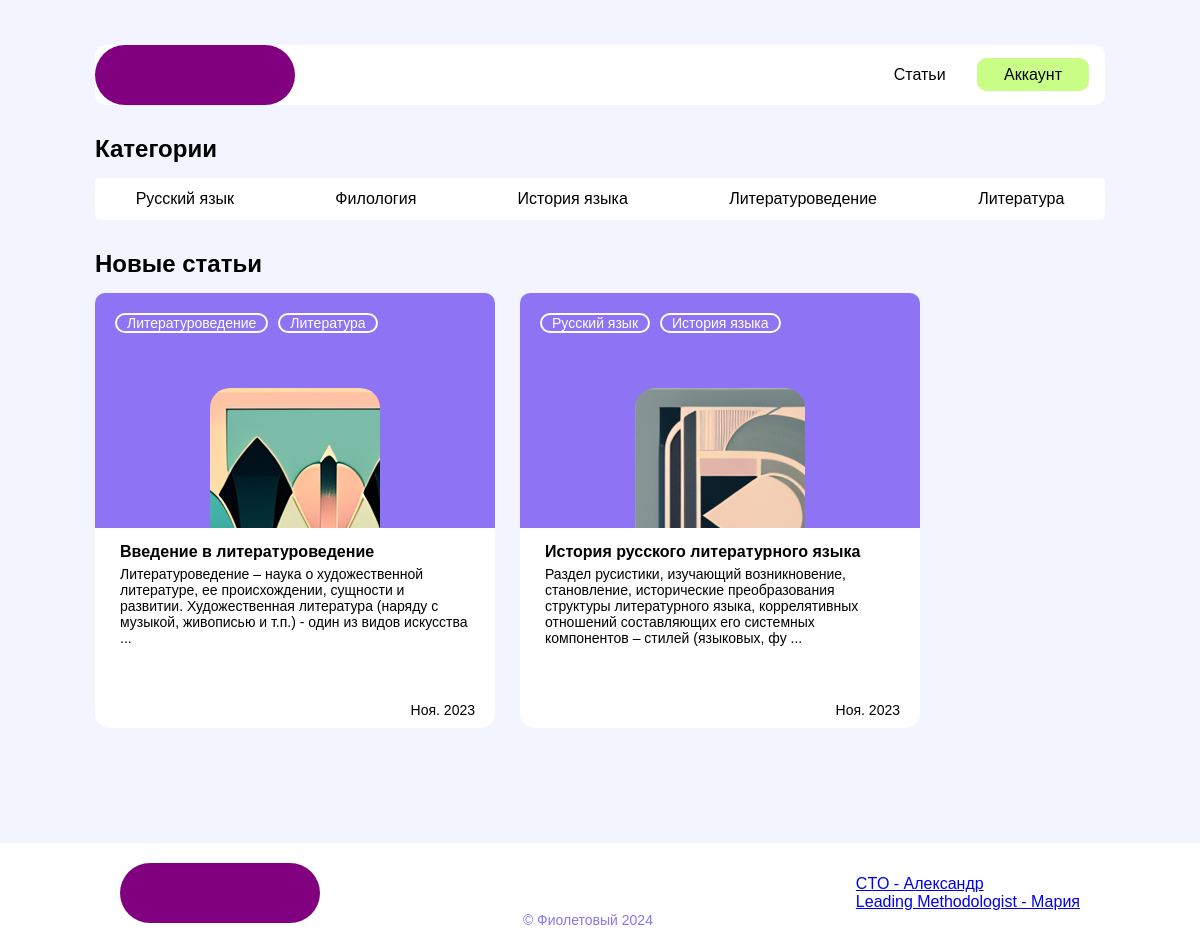
Screenshot of / (signed in) with the database file from the repository.
### apps/popular_element/models.py (models this page shows)
class CategoriesTiles(models.Model):
    title = models.CharField(max_length=40, default="")
    categories = models.ManyToManyField(Category, related_name="tiles")
    enabled = models.BooleanField(default=False)
    class Meta:
        verbose_name = "5.2. Группа 'Плитки с категориями'"
        verbose_name_plural = "5.2. Группы 'Плитки с категориями'"

class PopularArticle(models.Model):
    title = models.CharField(max_length=40, default="")
    articles = models.ManyToManyField(Article)
    enabled = models.BooleanField(default=False)
    class Meta:
        verbose_name = "5.1. Группа 'Избранные статьи'"
        verbose_name_plural = "5.1. Группы 'Избранные статьи'"

### apps/articles/models.py (models this page shows, shortened)
class Category(models.Model):
    name = models.CharField(max_length=20)
    color = models.CharField(max_length=7, default="#ffffff")
    class Meta:
        verbose_name = "2.2. Категория"
        verbose_name_plural = "2.2. Категории"

class Article(models.Model):
    title = models.CharField(max_length=100)
    attractive_text = models.TextField(default="Завлекающий текст")
    categories = models.ManyToManyField("Category", related_name="articles")
    image_base = models.ImageField(
        upload_to="static/img", default="img/solid-color-image.png"
    )
    main_text = models.TextField(default="Основной текст")
    main_text_headers_list = ListTextField(
        base_field=models.CharField(max_length=40, default=""),
        size=100,  # Maximum of 100 ids in list
        default=None,
    )
    main_text_headers_list_keys = models.CharField(max_length=200, default=" ")
    created_on = models.DateTimeField(auto_now_add=True)
    last_modified = models.DateTimeField(auto_now=True)
    flag_article_enabled = models.BooleanField(default=False)
    class Meta:
        verbose_name = "2.1. Статья"
        verbose_name_plural = "2.1. Статьи"
        ordering = ["-title"]

### apps/main/scripts.py (the view)
    def wrapper(*args, **kwargs):
        request = args[0]
        adress = request.META.get("HTTP_X_FORWARDED_FOR")
        if adress:
            user_ip = adress.split(",")[-1].strip()
        else:
            user_ip = request.META.get("REMOTE_ADDR")
        user_agent = request.META.get("HTTP_USER_AGENT")
        opened = request.path
        message = (
            "\t".join(
                [
                    datetime.now().strftime("%Y.%m.%d %H:%M:%S"),
                    f"{user_ip}\t{user_agent}\t{opened}",
                ]
            )
            + "\n"
        )
        flag_skip_local_usage = False
        if str(user_ip) in ("127.0.0.1", "192.168.0.17", "10.8.0.8"):
            flag_skip_local_usage = True
        if not flag_skip_local_usage:
            with open(os.path.join(LOG_FILEPATH, LOG_FILENAME), "a") as file:
                file.write(message)
        return function(*args, **kwargs)

### apps/articles/templatetags/articles_filters.py (called while the page is built)
@register.filter(name="sort_by_creation_date")
def sort_by_date(articles):
    articles_dict = {}
    for article in articles:
        articles_dict.update({article.pk: time.mktime(article.created_on.timetuple())})
    articles_dict = dict(sorted(articles_dict.items(), key=lambda item: item[1]))
    new_articles_list = []
    for pk in articles_dict.keys():
        for article in articles:
            if article.pk == pk:
                new_articles_list.append(article)
    return new_articles_list[::-1]

### apps/main/views.py (called while the page is built)
@register_user_activity
def main_page(request):
    popular_article_object = PopularArticle.objects.first()
    popular_articles_list = (
        popular_article_object.articles.filter(flag_article_enabled=True)
        if popular_article_object.enabled
        else []
    )
    category_tiles_object = CategoriesTiles.objects.first()
    category_tiles_list = category_tiles_object.categories.all()
    about_info = AboutInfo.objects.all()
    context = {
        "popular_articles": popular_articles_list,
        "popular_articles_title": popular_article_object.title,
        "category_tiles": category_tiles_list,
        "category_tiles_title": category_tiles_object.title,
        "about_info": about_info,
    }
    return render(request, "main_page.html", context)

### apps/main/templates/main_page.html
{% extends "base.html" %}
{% load static %}
{% block page_content %}
    {% include 'popular_elements.html' %}
{% endblock %}

### apps/popular_element/templates/popular_elements.html
{% load static %}
{% load articles_filters %}
<div class="base_block_header">{{ category_tiles_title }}</div>
<div class="category_row">
    {% for category_tile in category_tiles %}
        {% if forloop.last %}
            <a href="/articles/{{category_tile.name}}/" class="category_element_link" style="margin-right: 0px;">
        {% else %}
            <a href="/articles/{{category_tile.name}}/" class="category_element_link" style="margin-right: 20px;">
        {% endif %}
            <div class="category_element_text">
                {{ category_tile.name }}
            </div>
        </a>
    {% endfor %}
</div>
<div class="base_block_header">{{ popular_articles_title }}</div>
<div class="article_preview_row">
    {% for article in popular_articles|sort_by_creation_date %}
        <div class="article_preview_card">
            <div class="article_preview_poster">
                <div class="article_preview_poster_category_block">
                    {% for category in article.categories.all %}
                        <a class="article_preview_poster_category" href="{% url 'articles_category' category.name %}">
                            <div >
                                {{ category.name }}
                            </div>
                        </a>
                    {% endfor %}
                </div>
                <div class="article_preview_poster_image" style="background-image: url({{ article.image_base.url }});">
                </div>
            </div>
            <div class="article_preview_text">
                <a href="{% url 'articles_detail' article.pk %}">
                    <div class="article_preview_text_title">{{ article.title }}</div>
                    <div class="article_preview_text_attractive_text">{{ article.attractive_text | safe |slice:":200"}} ...</div>
                    <div class="article_preview_text_date">{{ article.last_modified.date | date:"M. Y"}}</div>
                </a>
            </div>
        </div>
    {% endfor %}
</div>

### static/css/base_general.css (style rules this page uses)
html { padding: 0px !important; margin: 0px !important; }
body { background-color: #f2f4ff; font-family: Arial, Helvetica, sans-serif; padding: 0px !important; margin: 0px !important; }
.base_block_header { font-size: 24px; font-weight: 700; margin: 30px 0 15px 0; }

### static/css/article_card.css (style rules this page uses)
.article_preview_row { position: relative; flex-wrap: wrap; display: -webkit-inline-box; }
.article_preview_card { width: 400px; background-color: white; margin: 0 25px 35px 0; border-radius: 15px; margin-bottom: 20px; transition: 0.3s; }
.article_preview_poster { border-radius: 10px 10px 0 0; background: #8E74F5; transition: 0.3s; }
.article_preview_poster_category_block { padding: 20px 10px 5px 20px; display: flex; }
.article_preview_poster_category_block a { color:white; text-decoration: none; transition: 0.3s; }
.article_preview_poster_category { background-color: transparent; color: black; border: 2px solid; border-radius: 15px; padding-left: 10px !important; padding-right: 10px !important; width: fit-content; margin: 0 10px 10px 0; font-size: 14px; }
.article_preview_poster_image { height: 140px; width: 170px; margin: 40px auto 0px auto; border-radius: 20px 20px 0 0; }
.article_preview_text { padding: 10px 25px 10px 25px; position: relative; height: 180px; }
.article_preview_text a { color:black; text-decoration: none; }
.article_preview_text_title { font-size: 16px; margin: 5px 0 5px 0; font-weight: 600; font-family: Arial; }
.article_preview_text_attractive_text { font-size: 14px; }
.article_preview_text_date { font-size: 14px; position: absolute; bottom: 0; right: 0; padding: 0 20px 10px 0; }

### static/css/category_elements.css (style rules this page uses)
.category_row { display: flex; background: white; border-radius: 10px; width: fit-content; min-width: 100%; }
.category_element_link { flex: auto; border: 2px solid white; border-radius: 5px; transition: 0.3s; text-decoration: none; }
.category_element_text { text-align: center; text-decoration: none; font-size: 16px; padding: 10px; color: black; }

### rows the page displays
CategoriesTiles: title "Категории"
Category: name "Русский язык"
Category: name "Филология"
Category: name "История языка"
Category: name "Литературоведение"
Category: name "Литература"
PopularArticle: title "Новые статьи"
Article: image_base (picture), title "Введение в литературоведение", attractive_text "Литературоведение – наука о художественной литературе, ее происхождении, сущности и развитии. Художественная литература (наряду с музыкой, живописью и т.п.) - один из видов искусства", last_modified "Ноя. 2023"
Article: image_base (picture), title "История русского литературного языка", attractive_text "Раздел русистики, изучающий возникновение, становление, исторические преобразования структуры литературного языка, коррелятивных отношений составляющих его системных компонентов – стилей (языковых, фу", last_modified "Ноя. 2023"
